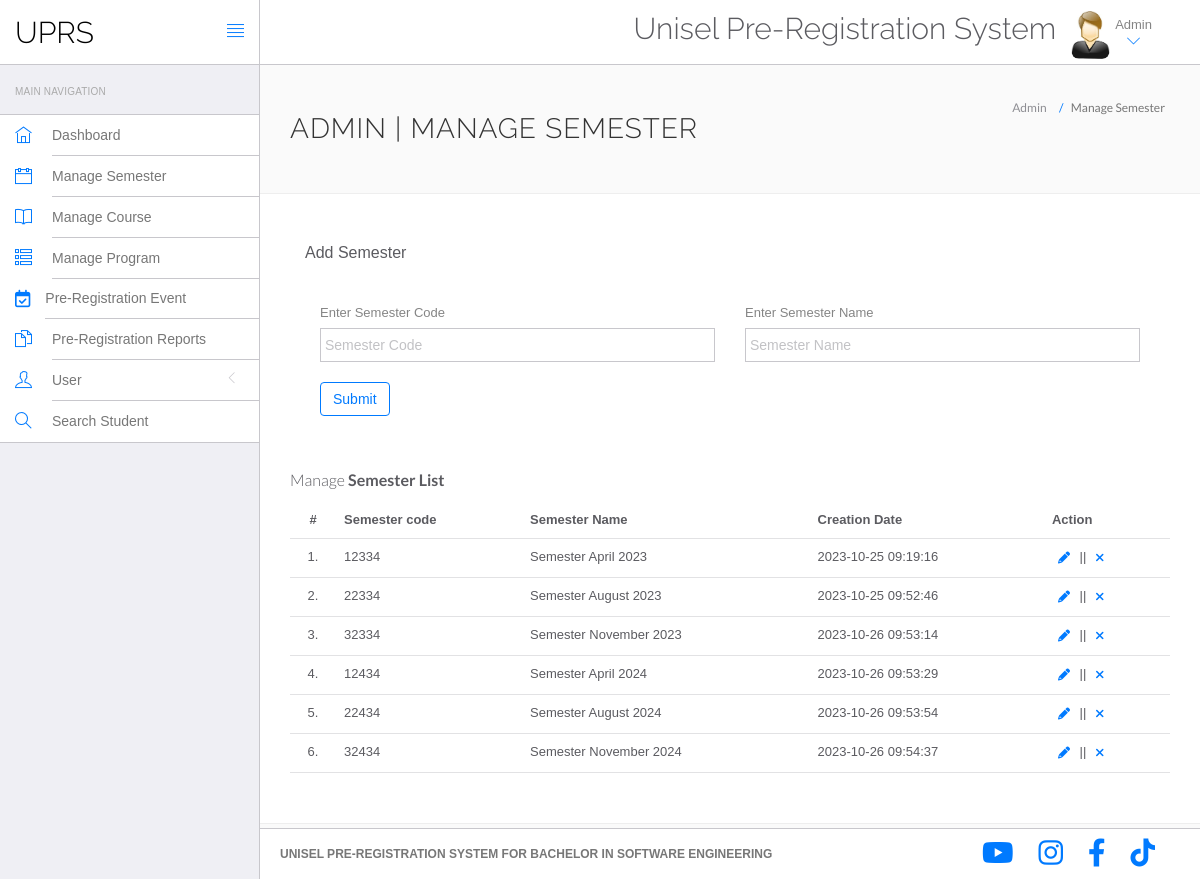
/admin/addSemester.php (signed in), run on the app's committed database.
### tables this page shows
CREATE TABLE `semester` (
  `sid` int(11) NOT NULL,
  `SemesterCode` int(10) NOT NULL,
  `semesterName` varchar(30) NOT NULL,
  `CreationDate` datetime NOT NULL DEFAULT current_timestamp(),
  `status` int(1) NOT NULL,
  `startDate` datetime DEFAULT NULL,
  `endDate` datetime DEFAULT NULL
);

### src/admin/addSemester.php (the view, shortened to what this page needs)
<?php
include('include/config.php');
if (strlen($_SESSION['id'] == 0)) {
    header('location:logout.php');
} else {
?>
	<!DOCTYPE html>
	<html lang="en">
	<head>
		<link rel="stylesheet" href="vendor/bootstrap/css/bootstrap.min.css">
		<link rel="stylesheet" href="vendor/fontawesome/css/font-awesome.min.css">
		<link rel="stylesheet" href="vendor/themify-icons/themify-icons.min.css">
		<link href="vendor/animate.css/animate.min.css" rel="stylesheet" media="screen">
		<link href="vendor/perfect-scrollbar/perfect-scrollbar.min.css" rel="stylesheet" media="screen">
		<link href="vendor/switchery/switchery.min.css" rel="stylesheet" media="screen">
		<link href="vendor/bootstrap-touchspin/jquery.bootstrap-touchspin.min.css" rel="stylesheet" media="screen">
		<link href="vendor/select2/select2.min.css" rel="stylesheet" media="screen">
		<link href="vendor/bootstrap-datepicker/bootstrap-datepicker3.standalone.min.css" rel="stylesheet" media="screen">
		<link href="vendor/bootstrap-timepicker/bootstrap-timepicker.min.css" rel="stylesheet" media="screen">
		<link rel="stylesheet" href="assets/css/styles.css">
		<link rel="stylesheet" href="assets/css/plugins.css">
		<link rel="stylesheet" href="assets/css/themes/theme-1.css" id="skin_color" />
	</head>
	<body>
		<div id="app">
			<?php include('include/sidebar.php'); ?>
			<div class="app-content">
				<?php include('include/header.php'); ?>
				<div class="main-content">
					<div class="wrap-content container" id="container">
						<section id="page-title">
							<div class="row">
								<div class="col-sm-8">
									<h1 class="mainTitle">Admin | Manage Semester</h1>
								</div>
								<ol class="breadcrumb">
									<li>
										<span>Admin</span>
									</li>
									<li class="active">
										<span>Manage Semester</span>
									</li>
								</ol>
							</div>
						</section>
						<div class="container-fluid container-fullw bg-white">
							<div class="row">
								<div class="col-md-12">
									<div class="row margin-top-5">
										<div class="col-md-12">
											<div class="panel panel-white">
												<div class="panel-heading">
													<h5 class="panel-title">Add Semester</h5>
												</div>
												<div class="panel-body">
													<form role="form" name="dcotorspcl" method="post">
														<div class="form-row">
															<div class="col-md-6">
																<div class="form-group">
																	<label for="exampleInputEmail1">Enter Semester Code</label>
																	<input type="text" name="scode" class="form-control" placeholder="Semester Code" required>
																</div>
															</div>
															<div class="col-md-6">
																<div class="form-group">
																	<label for="exampleInputEmail1">Enter Semester Name</label>
																	<input type="text" name="sname" class="form-control" placeholder="Semester Name" required>
																</div>
															</div>
														</div>
														<button type="submit" name="submit" class="btn btn-o btn-primary">Submit</button>
													</form>
												</div>
											</div>
										</div>
									</div>
								</div>
								<div class="col-lg-12 col-md-12">
								</div>
							</div>
							<div class="row">
								<div class="col-md-12">
									<h5 class="over-title margin-bottom-15">Manage <span class="text-bold">Semester List</span></h5>
									<table class="table table-hover" id="sample-table-1">
										<thead>
											<tr>
												<th class="center">#</th>
												<th>Semester code</th>
												<th>Semester Name</th>
												<th>Creation Date</th>
												<th>Action</th>
											</tr>
										</thead>
										<tbody>
											<?php
											$sql = mysqli_query($con, "select * from semester ORDER BY `semester`.`CreationDate` ASC ");
											$cnt = 1;
											while ($row = mysqli_fetch_array($sql)) {
											?>
												<tr>
													<td class="center"><?php echo $cnt; ?>.</td>
													<td><?php echo $row['SemesterCode']; ?></td>
													<td><?php echo $row['semesterName']; ?></td>
													<td><?php echo $row['CreationDate']; ?>
													</td>
													<td>
														<div class="visible-md visible-lg hidden-sm hidden-xs">
															<a href="editSemester.php?id=<?php echo $row['sid']; ?>" class="btn btn-transparent btn-xs" tooltip-placement="top" tooltip="Edit"><i class="fa fa-pencil"></i></a> ||
															<a href="addSemester.php?sid=<?php echo $row['sid'] ?>&del=delete" onClick="return confirm('Are you sure you want to delete?')" class="btn btn-transparent btn-xs tooltips" tooltip-placement="top" tooltip="Remove"><i class="fa fa-times fa fa-white"></i></a>
														</div>
													</td>
												</tr>
											<?php
												$cnt = $cnt + 1;
											} ?>
										</tbody>
									</table>
								</div>
							</div>
						</div>
					</div>
				</div>
			</div>
		<?php include('include/footer.php'); ?>
		</div>
	</body>
	</html>
<?php } ?>

### src/admin/assets/css/themes/theme-1.css (style rules this page uses)
body { background: #FAFAFA; }

### src/admin/include/footer.php (style rules this page uses)
body { font-size: 12px; }

### data on the page
semester: SemesterCode "12334", semesterName "Semester April 2023", CreationDate "2023-10-25 09:19:16"
semester: SemesterCode "22334", semesterName "Semester August 2023", CreationDate "2023-10-25 09:52:46"
semester: SemesterCode "32334", semesterName "Semester November 2023", CreationDate "2023-10-26 09:53:14"
semester: SemesterCode "12434", semesterName "Semester April 2024", CreationDate "2023-10-26 09:53:29"
semester: SemesterCode "22434", semesterName "Semester August 2024", CreationDate "2023-10-26 09:53:54"
semester: SemesterCode "32434", semesterName "Semester November 2024", CreationDate "2023-10-26 09:54:37"
